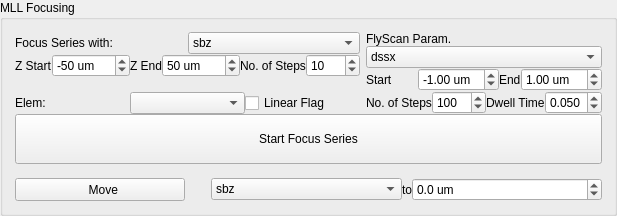
             <widget class="QGroupBox" name="groupBox_40">
              <property name="enabled">
               <bool>true</bool>
              </property>
              <property name="sizePolicy">
               <sizepolicy hsizetype="Preferred" vsizetype="Fixed">
                <horstretch>0</horstretch>
                <verstretch>0</verstretch>
               </sizepolicy>
              </property>
              <property name="title">
               <string>MLL Focusing </string>
              </property>
              <layout class="QGridLayout" name="gridLayout_17">
               <item row="0" column="0">
                <layout class="QGridLayout" name="gridLayout_131">
                 <item row="2" column="0">
                  <layout class="QGridLayout" name="gridLayout_48">
                   <item row="0" column="0">
                    <widget class="QWidget" name="widget_9" native="true">
                     <layout class="QGridLayout" name="gridLayout_15">
                      <property name="leftMargin">
                       <number>1</number>
                      </property>
                      <property name="topMargin">
                       <number>1</number>
                      </property>
                      <property name="rightMargin">
                       <number>1</number>
                      </property>
                      <property name="bottomMargin">
                       <number>1</number>
                      </property>
                      <property name="verticalSpacing">
                       <number>0</number>
                      </property>
                      <item row="4" column="0" colspan="2">
                       <layout class="QHBoxLayout" name="horizontalLayout_88">
                        <item>
                         <widget class="QLabel" name="label_121">
                          <property name="text">
                           <string>Elem:</string>
                          </property>
                         </widget>
                        </item>
                        <item>
                         <widget class="QComboBox" name="cb_mll_focus_elem"/>
                        </item>
                        <item>
                         <widget class="QCheckBox" name="cb_linearflag_mll_focus">
                          <property name="text">
                           <string>Linear Flag</string>
                          </property>
                         </widget>
                        </item>
                       </layout>
                      </item>
                      <item row="7" column="1" colspan="2">
                       <layout class="QHBoxLayout" name="horizontalLayout_82">
                        <property name="leftMargin">
                         <number>20</number>
                        </property>
                        <item>
                         <widget class="QComboBox" name="cb_mll_z_motor_move">
                          <item>
                           <property name="text">
                            <string>sbz</string>
                           </property>
                          </item>
                          <item>
                           <property name="text">
                            <string>hz</string>
                           </property>
                          </item>
                          <item>
                           <property name="text">
                            <string>vz</string>
                           </property>
                          </item>
                         </widget>
                        </item>
                        <item>
                         <widget class="QLabel" name="label_4">
                          <property name="sizePolicy">
                           <sizepolicy hsizetype="Fixed" vsizetype="Preferred">
                            <horstretch>0</horstretch>
                            <verstretch>0</verstretch>
                           </sizepolicy>
                          </property>
                          <property name="text">
                           <string>to</string>
                          </property>
                         </widget>
                        </item>
                        <item>
                         <widget class="QDoubleSpinBox" name="dsb_mll_z_target_pos">
                          <property name="suffix">
                           <string> um</string>
                          </property>
                          <property name="decimals">
                           <number>1</number>
                          </property>
                          <property name="minimum">
                           <double>-200.000000000000000</double>
                          </property>
                          <property name="maximum">
                           <double>7000.000000000000000</double>
                          </property>
                          <property name="singleStep">
                           <double>5.000000000000000</double>
                          </property>
                          <property name="value">
                           <double>0.000000000000000</double>
                          </property>
                         </widget>
                        </item>
                       </layout>
                      </item>
                      <item row="0" column="2" rowspan="5">
                       <layout class="QVBoxLayout" name="verticalLayout_45">
                        <property name="spacing">
                         <number>0</number>
                        </property>
                        <item>
                         <widget class="QLabel" name="label_83">
                          <property name="text">
                           <string>FlyScan Param.</string>
                          </property>
                         </widget>
                        </item>
                        <item>
                         <widget class="QComboBox" name="cb_mll_foucs_mtr">
                          <property name="currentText">
                           <string>dssx</string>
                          </property>
                          <item>
                           <property name="text">
                            <string>dssx</string>
                           </property>
                          </item>
                          <item>
                           <property name="text">
                            <string>dssy</string>
                           </property>
                          </item>
                          <item>
                           <property name="text">
                            <string>dssz</string>
                           </property>
                          </item>
                         </widget>
                        </item>
                        <item>
                         <layout class="QHBoxLayout" name="horizontalLayout_75">
                          <item>
                           <widget class="QLabel" name="label_111">
                            <property name="text">
                             <string>Start</string>
                            </property>
                           </widget>
                          </item>
                          <item>
                           <widget class="QDoubleSpinBox" name="dsb_mll_foucs_mtr_start">
                            <property name="sizePolicy">
                             <sizepolicy hsizetype="Preferred" vsizetype="Fixed">
                              <horstretch>0</horstretch>
                              <verstretch>0</verstretch>
                             </sizepolicy>
                            </property>
                            <property name="suffix">
                             <string> um</string>
                            </property>
                            <property name="minimum">
                             <double>-15.000000000000000</double>
                            </property>
                            <property name="maximum">
                             <double>15.000000000000000</double>
                            </property>
                            <property name="value">
                             <double>-1.000000000000000</double>
                            </property>
                           </widget>
                          </item>
                          <item>
                           <layout class="QHBoxLayout" name="horizontalLayout_83">
                            <item>
                             <widget class="QLabel" name="label_113">
                              <property name="text">
                               <string>End</string>
                              </property>
                             </widget>
                            </item>
                            <item>
                             <widget class="QDoubleSpinBox" name="dsb_mll_foucs_mtr_end">
                              <property name="sizePolicy">
                               <sizepolicy hsizetype="Preferred" vsizetype="Fixed">
                                <horstretch>0</horstretch>
                                <verstretch>0</verstretch>
                               </sizepolicy>
                              </property>
                              <property name="suffix">
                               <string> um</string>
                              </property>
                              <property name="minimum">
                               <double>-15.000000000000000</double>
                              </property>
                              <property name="maximum">
                               <double>15.000000000000000</double>
                              </property>
                              <property name="value">
                               <double>1.000000000000000</double>
                              </property>
                             </widget>
                            </item>
                           </layout>
                          </item>
                         </layout>
                        </item>
                        <item>
                         <layout class="QHBoxLayout" name="horizontalLayout_84">
                          <item>
                           <widget class="QLabel" name="label_114">
                            <property name="text">
                             <string>No. of Steps</string>
                            </property>
                           </widget>
                          </item>
                          <item>
                           <widget class="QSpinBox" name="dsb_mll_foucs_mtr_steps">
                            <property name="sizePolicy">
                             <sizepolicy hsizetype="Preferred" vsizetype="Fixed">
                              <horstretch>0</horstretch>
                              <verstretch>0</verstretch>
                             </sizepolicy>
                            </property>
                            <property name="suffix">
                             <string/>
                            </property>
                            <property name="minimum">
                             <number>10</number>
                            </property>
                            <property name="maximum">
                             <number>1000</number>
                            </property>
                            <property name="singleStep">
                             <number>50</number>
                            </property>
                            <property name="value">
                             <number>100</number>
                            </property>
                           </widget>
                          </item>
                          <item>
                           <layout class="QHBoxLayout" name="horizontalLayout_12">
                            <item>
                             <widget class="QLabel" name="label_120">
                              <property name="text">
                               <string>Dwell Time</string>
                              </property>
                             </widget>
                            </item>
                            <item>
                             <widget class="QDoubleSpinBox" name="dsb_mll_foucs_mtr_exp_time">
                              <property name="sizePolicy">
                               <sizepolicy hsizetype="Preferred" vsizetype="Fixed">
                                <horstretch>0</horstretch>
                                <verstretch>0</verstretch>
                               </sizepolicy>
                              </property>
                              <property name="decimals">
                               <number>3</number>
                              </property>
                              <property name="minimum">
                               <double>0.005000000000000</double>
                              </property>
                              <property name="maximum">
                               <double>0.500000000000000</double>
                              </property>
                              <property name="singleStep">
                               <double>0.010000000000000</double>
                              </property>
                              <property name="value">
                               <double>0.050000000000000</double>
                              </property>
                             </widget>
                            </item>
                           </layout>
                          </item>
                         </layout>
                        </item>
                       </layout>
                      </item>
                      <item row="0" column="0" colspan="2">
                       <layout class="QGridLayout" name="gridLayout_12">
                        <item row="0" column="0">
                         <widget class="QLabel" name="label_84">
                          <property name="text">
                           <string>Focus Series with:</string>
                          </property>
                         </widget>
                        </item>
                        <item row="0" column="1">
                         <widget class="QComboBox" name="cb_mll_z_motor">
                          <item>
                           <property name="text">
                            <string>sbz</string>
                           </property>
                          </item>
                          <item>
                           <property name="text">
                            <string>hz</string>
                           </property>
                          </item>
                          <item>
                           <property name="text">
                            <string>vz</string>
                           </property>
                          </item>
                         </widget>
                        </item>
                       </layout>
                      </item>
                      <item row="5" column="0" colspan="3">
                       <widget class="QPushButton" name="pb_mll_z_focus_start">
                        <property name="sizePolicy">
                         <sizepolicy hsizetype="Preferred" vsizetype="Fixed">
                          <horstretch>0</horstretch>
                          <verstretch>0</verstretch>
                         </sizepolicy>
                        </property>
                        <property name="text">
                         <string>
Start Focus Series
</string>
                        </property>
                       </widget>
                      </item>
                      <item row="1" column="0" colspan="2">
                       <layout class="QHBoxLayout" name="horizontalLayout_85">
                        <item>
                         <widget class="QLabel" name="label_115">
                          <property name="toolTip">
                           <string>relative start pos</string>
                          </property>
                          <property name="text">
                           <string>Z Start</string>
                          </property>
                         </widget>
                        </item>
                        <item>
                         <widget class="QSpinBox" name="sb_mll_z_start">
                          <property name="sizePolicy">
                           <sizepolicy hsizetype="Preferred" vsizetype="Fixed">
                            <horstretch>0</horstretch>
                            <verstretch>0</verstretch>
                           </sizepolicy>
                          </property>
                          <property name="suffix">
                           <string> um</string>
                          </property>
                          <property name="minimum">
                           <number>-1000</number>
                          </property>
                          <property name="maximum">
                           <number>1000</number>
                          </property>
                          <property name="singleStep">
                           <number>10</number>
                          </property>
                          <property name="value">
                           <number>-50</number>
                          </property>
                         </widget>
                        </item>
                        <item>
                         <layout class="QHBoxLayout" name="horizontalLayout_86">
                          <item>
                           <widget class="QLabel" name="label_116">
                            <property name="toolTip">
                             <string>relative end pos</string>
                            </property>
                            <property name="text">
                             <string>Z End</string>
                            </property>
                           </widget>
                          </item>
                          <item>
                           <widget class="QSpinBox" name="sb_mll_z_end">
                            <property name="sizePolicy">
                             <sizepolicy hsizetype="Preferred" vsizetype="Fixed">
                              <horstretch>0</horstretch>
                              <verstretch>0</verstretch>
                             </sizepolicy>
                            </property>
                            <property name="suffix">
                             <string> um</string>
                            </property>
                            <property name="minimum">
                             <number>-1000</number>
                            </property>
                            <property name="maximum">
                             <number>1000</number>
                            </property>
                            <property name="singleStep">
                             <number>10</number>
                            </property>
                            <property name="value">
                             <number>50</number>
                            </property>
                           </widget>
                          </item>
                          <item>
                           <layout class="QHBoxLayout" name="horizontalLayout_87">
                            <item>
                             <widget class="QLabel" name="label_117">
                              <property name="text">
                               <string>No. of Steps</string>
                              </property>
                             </widget>
                            </item>
                            <item>
                             <widget class="QSpinBox" name="sb_mll_z_steps">
                              <property name="sizePolicy">
                               <sizepolicy hsizetype="Preferred" vsizetype="Fixed">
                                <horstretch>0</horstretch>
                                <verstretch>0</verstretch>
                               </sizepolicy>
                              </property>
                              <property name="suffix">
                               <string/>
                              </property>
                              <property name="minimum">
                               <number>1</number>
                              </property>
                              <property name="maximum">
                               <number>1000</number>
                              </property>
                              <property name="singleStep">
                               <number>5</number>
                              </property>
                              <property name="value">
                               <number>10</number>
                              </property>
                             </widget>
                            </item>
                           </layout>
                          </item>
                         </layout>
                        </item>
                       </layout>
                      </item>
                      <item row="7" column="0">
                       <widget class="QPushButton" name="pb_mll_z_focus_move">
                        <property name="sizePolicy">
                         <sizepolicy hsizetype="Minimum" vsizetype="Preferred">
                          <horstretch>0</horstretch>
                          <verstretch>0</verstretch>
                         </sizepolicy>
                        </property>
                        <property name="text">
                         <string>      Move    </string>
                        </property>
                       </widget>
                      </item>
                      <item row="6" column="0">
                       <widget class="QLabel" name="label_61">
                        <property name="text">
                         <string/>
                        </property>
                       </widget>
                      </item>
                     </layout>
                    </widget>
                   </item>
                  </layout>
                 </item>
                </layout>
               </item>
              </layout>
             </widget>
